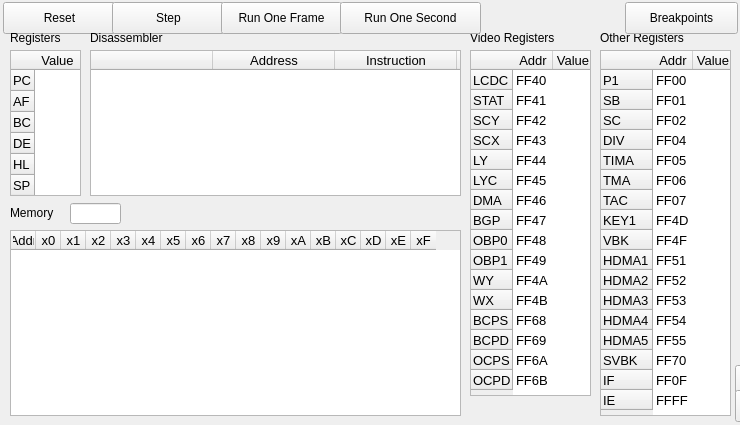
<?xml version="1.0" encoding="UTF-8"?>
<ui version="4.0">
 <class>Debugger</class>
 <widget class="QMainWindow" name="Debugger">
  <property name="windowModality">
   <enum>Qt::WindowModal</enum>
  </property>
  <property name="geometry">
   <rect>
    <x>0</x>
    <y>0</y>
    <width>740</width>
    <height>425</height>
   </rect>
  </property>
  <property name="minimumSize">
   <size>
    <width>740</width>
    <height>425</height>
   </size>
  </property>
  <property name="maximumSize">
   <size>
    <width>740</width>
    <height>425</height>
   </size>
  </property>
  <property name="windowTitle">
   <string>Debugger</string>
  </property>
  <widget class="QWidget" name="centralwidget">
   <widget class="QPushButton" name="resetButton">
    <property name="geometry">
     <rect>
      <x>3</x>
      <y>2</y>
      <width>113</width>
      <height>32</height>
     </rect>
    </property>
    <property name="toolTip">
     <string>+R</string>
    </property>
    <property name="text">
     <string>Reset</string>
    </property>
    <property name="shortcut">
     <string>Ctrl+R</string>
    </property>
   </widget>
   <widget class="QPushButton" name="stepButton">
    <property name="geometry">
     <rect>
      <x>112</x>
      <y>2</y>
      <width>113</width>
      <height>32</height>
     </rect>
    </property>
    <property name="toolTip">
     <string>S</string>
    </property>
    <property name="text">
     <string>Step</string>
    </property>
    <property name="shortcut">
     <string>S</string>
    </property>
   </widget>
   <widget class="QPushButton" name="frameButton">
    <property name="geometry">
     <rect>
      <x>221</x>
      <y>2</y>
      <width>121</width>
      <height>32</height>
     </rect>
    </property>
    <property name="toolTip">
     <string>F</string>
    </property>
    <property name="text">
     <string>Run One Frame</string>
    </property>
    <property name="shortcut">
     <string>F</string>
    </property>
   </widget>
   <widget class="QLabel" name="registersLabel">
    <property name="geometry">
     <rect>
      <x>10</x>
      <y>30</y>
      <width>59</width>
      <height>16</height>
     </rect>
    </property>
    <property name="text">
     <string>Registers</string>
    </property>
   </widget>
   <widget class="QLabel" name="disassemblerLabel">
    <property name="geometry">
     <rect>
      <x>90</x>
      <y>30</y>
      <width>91</width>
      <height>16</height>
     </rect>
    </property>
    <property name="text">
     <string>Disassembler</string>
    </property>
   </widget>
   <widget class="QTableWidget" name="registersTable">
    <property name="geometry">
     <rect>
      <x>10</x>
      <y>50</y>
      <width>71</width>
      <height>146</height>
     </rect>
    </property>
    <property name="font">
     <font>
      <pointsize>10</pointsize>
     </font>
    </property>
    <property name="verticalScrollBarPolicy">
     <enum>Qt::ScrollBarAlwaysOff</enum>
    </property>
    <property name="horizontalScrollBarPolicy">
     <enum>Qt::ScrollBarAlwaysOff</enum>
    </property>
    <property name="autoScroll">
     <bool>false</bool>
    </property>
    <property name="editTriggers">
     <set>QAbstractItemView::NoEditTriggers</set>
    </property>
    <property name="selectionMode">
     <enum>QAbstractItemView::NoSelection</enum>
    </property>
    <property name="showGrid">
     <bool>false</bool>
    </property>
    <property name="wordWrap">
     <bool>false</bool>
    </property>
    <property name="rowCount">
     <number>6</number>
    </property>
    <attribute name="horizontalHeaderDefaultSectionSize">
     <number>45</number>
    </attribute>
    <attribute name="horizontalHeaderHighlightSections">
     <bool>false</bool>
    </attribute>
    <attribute name="horizontalHeaderMinimumSectionSize">
     <number>45</number>
    </attribute>
    <attribute name="verticalHeaderDefaultSectionSize">
     <number>21</number>
    </attribute>
    <attribute name="verticalHeaderHighlightSections">
     <bool>false</bool>
    </attribute>
    <row>
     <property name="text">
      <string>PC</string>
     </property>
    </row>
    <row>
     <property name="text">
      <string>AF</string>
     </property>
    </row>
    <row>
     <property name="text">
      <string>BC</string>
     </property>
    </row>
    <row>
     <property name="text">
      <string>DE</string>
     </property>
    </row>
    <row>
     <property name="text">
      <string>HL</string>
     </property>
    </row>
    <row>
     <property name="text">
      <string>SP</string>
     </property>
    </row>
    <column>
     <property name="text">
      <string>Value</string>
     </property>
    </column>
    <item row="0" column="0">
     <property name="text">
      <string/>
     </property>
    </item>
   </widget>
   <widget class="QTableWidget" name="disassemblerTable">
    <property name="geometry">
     <rect>
      <x>90</x>
      <y>50</y>
      <width>371</width>
      <height>146</height>
     </rect>
    </property>
    <property name="font">
     <font>
      <pointsize>10</pointsize>
     </font>
    </property>
    <property name="verticalScrollBarPolicy">
     <enum>Qt::ScrollBarAlwaysOff</enum>
    </property>
    <property name="horizontalScrollBarPolicy">
     <enum>Qt::ScrollBarAlwaysOff</enum>
    </property>
    <property name="autoScroll">
     <bool>false</bool>
    </property>
    <property name="editTriggers">
     <set>QAbstractItemView::NoEditTriggers</set>
    </property>
    <property name="selectionMode">
     <enum>QAbstractItemView::NoSelection</enum>
    </property>
    <property name="showGrid">
     <bool>false</bool>
    </property>
    <property name="gridStyle">
     <enum>Qt::NoPen</enum>
    </property>
    <property name="wordWrap">
     <bool>false</bool>
    </property>
    <attribute name="horizontalHeaderDefaultSectionSize">
     <number>122</number>
    </attribute>
    <attribute name="horizontalHeaderHighlightSections">
     <bool>false</bool>
    </attribute>
    <attribute name="horizontalHeaderMinimumSectionSize">
     <number>20</number>
    </attribute>
    <attribute name="verticalHeaderVisible">
     <bool>false</bool>
    </attribute>
    <attribute name="verticalHeaderDefaultSectionSize">
     <number>20</number>
    </attribute>
    <attribute name="verticalHeaderHighlightSections">
     <bool>false</bool>
    </attribute>
    <row>
     <property name="text">
      <string>00</string>
     </property>
    </row>
    <row>
     <property name="text">
      <string>01</string>
     </property>
    </row>
    <row>
     <property name="text">
      <string>02</string>
     </property>
    </row>
    <row>
     <property name="text">
      <string>03</string>
     </property>
    </row>
    <row>
     <property name="text">
      <string>04</string>
     </property>
    </row>
    <row>
     <property name="text">
      <string>05</string>
     </property>
    </row>
    <column>
     <property name="text">
      <string/>
     </property>
    </column>
    <column>
     <property name="text">
      <string>Address</string>
     </property>
    </column>
    <column>
     <property name="text">
      <string>Instruction</string>
     </property>
    </column>
    <column>
     <property name="text">
      <string>Data</string>
     </property>
    </column>
   </widget>
   <widget class="QTableWidget" name="videoRegistersTable">
    <property name="geometry">
     <rect>
      <x>470</x>
      <y>50</y>
      <width>121</width>
      <height>346</height>
     </rect>
    </property>
    <property name="font">
     <font>
      <pointsize>10</pointsize>
     </font>
    </property>
    <property name="verticalScrollBarPolicy">
     <enum>Qt::ScrollBarAlwaysOff</enum>
    </property>
    <property name="horizontalScrollBarPolicy">
     <enum>Qt::ScrollBarAlwaysOff</enum>
    </property>
    <property name="autoScroll">
     <bool>false</bool>
    </property>
    <property name="editTriggers">
     <set>QAbstractItemView::NoEditTriggers</set>
    </property>
    <property name="showDropIndicator" stdset="0">
     <bool>true</bool>
    </property>
    <property name="selectionMode">
     <enum>QAbstractItemView::NoSelection</enum>
    </property>
    <property name="textElideMode">
     <enum>Qt::ElideLeft</enum>
    </property>
    <property name="showGrid">
     <bool>false</bool>
    </property>
    <property name="wordWrap">
     <bool>false</bool>
    </property>
    <attribute name="horizontalHeaderDefaultSectionSize">
     <number>40</number>
    </attribute>
    <attribute name="horizontalHeaderHighlightSections">
     <bool>false</bool>
    </attribute>
    <attribute name="horizontalHeaderMinimumSectionSize">
     <number>40</number>
    </attribute>
    <attribute name="verticalHeaderDefaultSectionSize">
     <number>20</number>
    </attribute>
    <attribute name="verticalHeaderHighlightSections">
     <bool>false</bool>
    </attribute>
    <row>
     <property name="text">
      <string>LCDC</string>
     </property>
    </row>
    <row>
     <property name="text">
      <string>STAT</string>
     </property>
    </row>
    <row>
     <property name="text">
      <string>SCY</string>
     </property>
    </row>
    <row>
     <property name="text">
      <string>SCX</string>
     </property>
    </row>
    <row>
     <property name="text">
      <string>LY</string>
     </property>
    </row>
    <row>
     <property name="text">
      <string>LYC</string>
     </property>
    </row>
    <row>
     <property name="text">
      <string>DMA</string>
     </property>
    </row>
    <row>
     <property name="text">
      <string>BGP</string>
     </property>
    </row>
    <row>
     <property name="text">
      <string>OBP0</string>
     </property>
    </row>
    <row>
     <property name="text">
      <string>OBP1</string>
     </property>
    </row>
    <row>
     <property name="text">
      <string>WY</string>
     </property>
    </row>
    <row>
     <property name="text">
      <string>WX</string>
     </property>
    </row>
    <row>
     <property name="text">
      <string>BCPS</string>
     </property>
    </row>
    <row>
     <property name="text">
      <string>BCPD</string>
     </property>
    </row>
    <row>
     <property name="text">
      <string>OCPS</string>
     </property>
    </row>
    <row>
     <property name="text">
      <string>OCPD</string>
     </property>
    </row>
    <column>
     <property name="text">
      <string>Addr</string>
     </property>
    </column>
    <column>
     <property name="text">
      <string>Value</string>
     </property>
    </column>
    <item row="0" column="0">
     <property name="text">
      <string>FF40</string>
     </property>
    </item>
    <item row="0" column="1">
     <property name="text">
      <string/>
     </property>
    </item>
    <item row="1" column="0">
     <property name="text">
      <string>FF41</string>
     </property>
    </item>
    <item row="1" column="1">
     <property name="text">
      <string/>
     </property>
    </item>
    <item row="2" column="0">
     <property name="text">
      <string>FF42</string>
     </property>
    </item>
    <item row="3" column="0">
     <property name="text">
      <string>FF43</string>
     </property>
    </item>
    <item row="4" column="0">
     <property name="text">
      <string>FF44</string>
     </property>
    </item>
    <item row="5" column="0">
     <property name="text">
      <string>FF45</string>
     </property>
    </item>
    <item row="6" column="0">
     <property name="text">
      <string>FF46</string>
     </property>
    </item>
    <item row="7" column="0">
     <property name="text">
      <string>FF47</string>
     </property>
    </item>
    <item row="8" column="0">
     <property name="text">
      <string>FF48</string>
     </property>
    </item>
    <item row="9" column="0">
     <property name="text">
      <string>FF49</string>
     </property>
    </item>
    <item row="10" column="0">
     <property name="text">
      <string>FF4A</string>
     </property>
    </item>
    <item row="11" column="0">
     <property name="text">
      <string>FF4B</string>
     </property>
    </item>
    <item row="12" column="0">
     <property name="text">
      <string>FF68</string>
     </property>
    </item>
    <item row="13" column="0">
     <property name="text">
      <string>FF69</string>
     </property>
    </item>
    <item row="14" column="0">
     <property name="text">
      <string>FF6A</string>
     </property>
    </item>
    <item row="15" column="0">
     <property name="text">
      <string>FF6B</string>
     </property>
    </item>
   </widget>
   <widget class="QTableWidget" name="otherRegistersTable">
    <property name="geometry">
     <rect>
      <x>600</x>
      <y>50</y>
      <width>131</width>
      <height>366</height>
     </rect>
    </property>
    <property name="font">
     <font>
      <pointsize>10</pointsize>
     </font>
    </property>
    <property name="verticalScrollBarPolicy">
     <enum>Qt::ScrollBarAlwaysOff</enum>
    </property>
    <property name="horizontalScrollBarPolicy">
     <enum>Qt::ScrollBarAlwaysOff</enum>
    </property>
    <property name="autoScroll">
     <bool>false</bool>
    </property>
    <property name="editTriggers">
     <set>QAbstractItemView::NoEditTriggers</set>
    </property>
    <property name="selectionMode">
     <enum>QAbstractItemView::NoSelection</enum>
    </property>
    <property name="showGrid">
     <bool>false</bool>
    </property>
    <property name="wordWrap">
     <bool>false</bool>
    </property>
    <attribute name="horizontalHeaderDefaultSectionSize">
     <number>40</number>
    </attribute>
    <attribute name="horizontalHeaderHighlightSections">
     <bool>false</bool>
    </attribute>
    <attribute name="horizontalHeaderMinimumSectionSize">
     <number>40</number>
    </attribute>
    <attribute name="verticalHeaderDefaultSectionSize">
     <number>20</number>
    </attribute>
    <attribute name="verticalHeaderHighlightSections">
     <bool>false</bool>
    </attribute>
    <row>
     <property name="text">
      <string>P1</string>
     </property>
    </row>
    <row>
     <property name="text">
      <string>SB</string>
     </property>
    </row>
    <row>
     <property name="text">
      <string>SC</string>
     </property>
    </row>
    <row>
     <property name="text">
      <string>DIV</string>
     </property>
    </row>
    <row>
     <property name="text">
      <string>TIMA</string>
     </property>
    </row>
    <row>
     <property name="text">
      <string>TMA</string>
     </property>
    </row>
    <row>
     <property name="text">
      <string>TAC</string>
     </property>
    </row>
    <row>
     <property name="text">
      <string>KEY1</string>
     </property>
    </row>
    <row>
     <property name="text">
      <string>VBK</string>
     </property>
    </row>
    <row>
     <property name="text">
      <string>HDMA1</string>
     </property>
    </row>
    <row>
     <property name="text">
      <string>HDMA2</string>
     </property>
    </row>
    <row>
     <property name="text">
      <string>HDMA3</string>
     </property>
    </row>
    <row>
     <property name="text">
      <string>HDMA4</string>
     </property>
    </row>
    <row>
     <property name="text">
      <string>HDMA5</string>
     </property>
    </row>
    <row>
     <property name="text">
      <string>SVBK</string>
     </property>
    </row>
    <row>
     <property name="text">
      <string>IF</string>
     </property>
    </row>
    <row>
     <property name="text">
      <string>IE</string>
     </property>
    </row>
    <column>
     <property name="text">
      <string>Addr</string>
     </property>
    </column>
    <column>
     <property name="text">
      <string>Value</string>
     </property>
    </column>
    <item row="0" column="0">
     <property name="text">
      <string>FF00</string>
     </property>
    </item>
    <item row="1" column="0">
     <property name="text">
      <string>FF01</string>
     </property>
    </item>
    <item row="2" column="0">
     <property name="text">
      <string>FF02</string>
     </property>
    </item>
    <item row="3" column="0">
     <property name="text">
      <string>FF04</string>
     </property>
    </item>
    <item row="4" column="0">
     <property name="text">
      <string>FF05</string>
     </property>
    </item>
    <item row="5" column="0">
     <property name="text">
      <string>FF06</string>
     </property>
    </item>
    <item row="6" column="0">
     <property name="text">
      <string>FF07</string>
     </property>
    </item>
    <item row="7" column="0">
     <property name="text">
      <string>FF4D</string>
     </property>
    </item>
    <item row="8" column="0">
     <property name="text">
      <string>FF4F</string>
     </property>
    </item>
    <item row="9" column="0">
     <property name="text">
      <string>FF51</string>
     </property>
    </item>
    <item row="10" column="0">
     <property name="text">
      <string>FF52</string>
     </property>
    </item>
    <item row="11" column="0">
     <property name="text">
      <string>FF53</string>
     </property>
    </item>
    <item row="12" column="0">
     <property name="text">
      <string>FF54</string>
     </property>
    </item>
    <item row="13" column="0">
     <property name="text">
      <string>FF55</string>
     </property>
    </item>
    <item row="14" column="0">
     <property name="text">
      <string>FF70</string>
     </property>
    </item>
    <item row="15" column="0">
     <property name="text">
      <string>FF0F</string>
     </property>
    </item>
    <item row="16" column="0">
     <property name="text">
      <string>FFFF</string>
     </property>
    </item>
   </widget>
   <widget class="QLabel" name="videoRegistersLabel">
    <property name="geometry">
     <rect>
      <x>470</x>
      <y>30</y>
      <width>111</width>
      <height>16</height>
     </rect>
    </property>
    <property name="text">
     <string>Video Registers</string>
    </property>
   </widget>
   <widget class="QLabel" name="otherRegistersLabel">
    <property name="geometry">
     <rect>
      <x>600</x>
      <y>30</y>
      <width>111</width>
      <height>16</height>
     </rect>
    </property>
    <property name="text">
     <string>Other Registers</string>
    </property>
   </widget>
   <widget class="QLabel" name="memoryLabel">
    <property name="geometry">
     <rect>
      <x>10</x>
      <y>205</y>
      <width>59</width>
      <height>16</height>
     </rect>
    </property>
    <property name="text">
     <string>Memory</string>
    </property>
   </widget>
   <widget class="QTableWidget" name="memoryTable">
    <property name="geometry">
     <rect>
      <x>10</x>
      <y>230</y>
      <width>451</width>
      <height>186</height>
     </rect>
    </property>
    <property name="font">
     <font>
      <pointsize>10</pointsize>
     </font>
    </property>
    <property name="verticalScrollBarPolicy">
     <enum>Qt::ScrollBarAlwaysOff</enum>
    </property>
    <property name="horizontalScrollBarPolicy">
     <enum>Qt::ScrollBarAlwaysOff</enum>
    </property>
    <property name="autoScroll">
     <bool>false</bool>
    </property>
    <property name="editTriggers">
     <set>QAbstractItemView::NoEditTriggers</set>
    </property>
    <property name="selectionMode">
     <enum>QAbstractItemView::MultiSelection</enum>
    </property>
    <property name="textElideMode">
     <enum>Qt::ElideLeft</enum>
    </property>
    <property name="showGrid">
     <bool>false</bool>
    </property>
    <attribute name="horizontalHeaderDefaultSectionSize">
     <number>25</number>
    </attribute>
    <attribute name="horizontalHeaderMinimumSectionSize">
     <number>25</number>
    </attribute>
    <attribute name="verticalHeaderVisible">
     <bool>false</bool>
    </attribute>
    <attribute name="verticalHeaderDefaultSectionSize">
     <number>17</number>
    </attribute>
    <attribute name="verticalHeaderHighlightSections">
     <bool>true</bool>
    </attribute>
    <attribute name="verticalHeaderMinimumSectionSize">
     <number>17</number>
    </attribute>
    <row>
     <property name="text">
      <string>00</string>
     </property>
    </row>
    <row>
     <property name="text">
      <string>01</string>
     </property>
    </row>
    <row>
     <property name="text">
      <string>02</string>
     </property>
    </row>
    <row>
     <property name="text">
      <string>03</string>
     </property>
    </row>
    <row>
     <property name="text">
      <string>04</string>
     </property>
    </row>
    <row>
     <property name="text">
      <string>05</string>
     </property>
    </row>
    <row>
     <property name="text">
      <string>06</string>
     </property>
    </row>
    <row>
     <property name="text">
      <string>07</string>
     </property>
    </row>
    <row>
     <property name="text">
      <string>08</string>
     </property>
    </row>
    <column>
     <property name="text">
      <string>Addr</string>
     </property>
    </column>
    <column>
     <property name="text">
      <string>x0</string>
     </property>
    </column>
    <column>
     <property name="text">
      <string>x1</string>
     </property>
    </column>
    <column>
     <property name="text">
      <string>x2</string>
     </property>
    </column>
    <column>
     <property name="text">
      <string>x3</string>
     </property>
    </column>
    <column>
     <property name="text">
      <string>x4</string>
     </property>
    </column>
    <column>
     <property name="text">
      <string>x5</string>
     </property>
    </column>
    <column>
     <property name="text">
      <string>x6</string>
     </property>
    </column>
    <column>
     <property name="text">
      <string>x7</string>
     </property>
    </column>
    <column>
     <property name="text">
      <string>x8</string>
     </property>
    </column>
    <column>
     <property name="text">
      <string>x9</string>
     </property>
    </column>
    <column>
     <property name="text">
      <string>xA</string>
     </property>
    </column>
    <column>
     <property name="text">
      <string>xB</string>
     </property>
    </column>
    <column>
     <property name="text">
      <string>xC</string>
     </property>
    </column>
    <column>
     <property name="text">
      <string>xD</string>
     </property>
    </column>
    <column>
     <property name="text">
      <string>xE</string>
     </property>
    </column>
    <column>
     <property name="text">
      <string>xF</string>
     </property>
    </column>
    <item row="0" column="2">
     <property name="text">
      <string/>
     </property>
    </item>
    <item row="0" column="3">
     <property name="text">
      <string/>
     </property>
    </item>
    <item row="0" column="4">
     <property name="text">
      <string/>
     </property>
    </item>
    <item row="1" column="2">
     <property name="text">
      <string/>
     </property>
    </item>
    <item row="2" column="2">
     <property name="text">
      <string/>
     </property>
    </item>
    <item row="3" column="2">
     <property name="text">
      <string/>
     </property>
    </item>
    <item row="4" column="2">
     <property name="text">
      <string/>
     </property>
    </item>
    <item row="5" column="2">
     <property name="text">
      <string/>
     </property>
    </item>
    <item row="6" column="2">
     <property name="text">
      <string/>
     </property>
    </item>
    <item row="7" column="2">
     <property name="text">
      <string/>
     </property>
    </item>
    <item row="8" column="2">
     <property name="text">
      <string/>
     </property>
    </item>
   </widget>
   <widget class="QLineEdit" name="memoryEdit">
    <property name="geometry">
     <rect>
      <x>70</x>
      <y>203</y>
      <width>51</width>
      <height>21</height>
     </rect>
    </property>
    <property name="inputMask">
     <string>NNNN</string>
    </property>
    <property name="maxLength">
     <number>4</number>
    </property>
    <property name="alignment">
     <set>Qt::AlignCenter</set>
    </property>
    <property name="placeholderText">
     <string/>
    </property>
   </widget>
   <widget class="QPushButton" name="breakpointButton">
    <property name="geometry">
     <rect>
      <x>625</x>
      <y>2</y>
      <width>113</width>
      <height>32</height>
     </rect>
    </property>
    <property name="text">
     <string>Breakpoints</string>
    </property>
    <property name="checkable">
     <bool>true</bool>
    </property>
   </widget>
   <widget class="QPushButton" name="addBrkpButton">
    <property name="geometry">
     <rect>
      <x>735</x>
      <y>365</y>
      <width>91</width>
      <height>32</height>
     </rect>
    </property>
    <property name="text">
     <string>Add</string>
    </property>
   </widget>
   <widget class="QPushButton" name="delBrkpButton">
    <property name="geometry">
     <rect>
      <x>735</x>
      <y>390</y>
      <width>91</width>
      <height>32</height>
     </rect>
    </property>
    <property name="text">
     <string>Delete</string>
    </property>
   </widget>
   <widget class="QLineEdit" name="brkpEdit">
    <property name="geometry">
     <rect>
      <x>740</x>
      <y>345</y>
      <width>81</width>
      <height>21</height>
     </rect>
    </property>
    <property name="text">
     <string/>
    </property>
    <property name="maxLength">
     <number>4</number>
    </property>
    <property name="alignment">
     <set>Qt::AlignCenter</set>
    </property>
   </widget>
   <widget class="QListWidget" name="brkpList">
    <property name="geometry">
     <rect>
      <x>740</x>
      <y>50</y>
      <width>81</width>
      <height>291</height>
     </rect>
    </property>
    <property name="selectionMode">
     <enum>QAbstractItemView::ExtendedSelection</enum>
    </property>
   </widget>
   <widget class="QPushButton" name="secondButton">
    <property name="enabled">
     <bool>true</bool>
    </property>
    <property name="geometry">
     <rect>
      <x>340</x>
      <y>2</y>
      <width>141</width>
      <height>32</height>
     </rect>
    </property>
    <property name="toolTip">
     <string>Shift+S</string>
    </property>
    <property name="text">
     <string>Run One Second</string>
    </property>
    <property name="shortcut">
     <string>Shift+S</string>
    </property>
   </widget>
   <widget class="QLabel" name="breakpointsLabel">
    <property name="geometry">
     <rect>
      <x>740</x>
      <y>30</y>
      <width>71</width>
      <height>16</height>
     </rect>
    </property>
    <property name="text">
     <string>Breakpoints</string>
    </property>
   </widget>
  </widget>
 </widget>
 <resources/>
 <connections/>
</ui>
